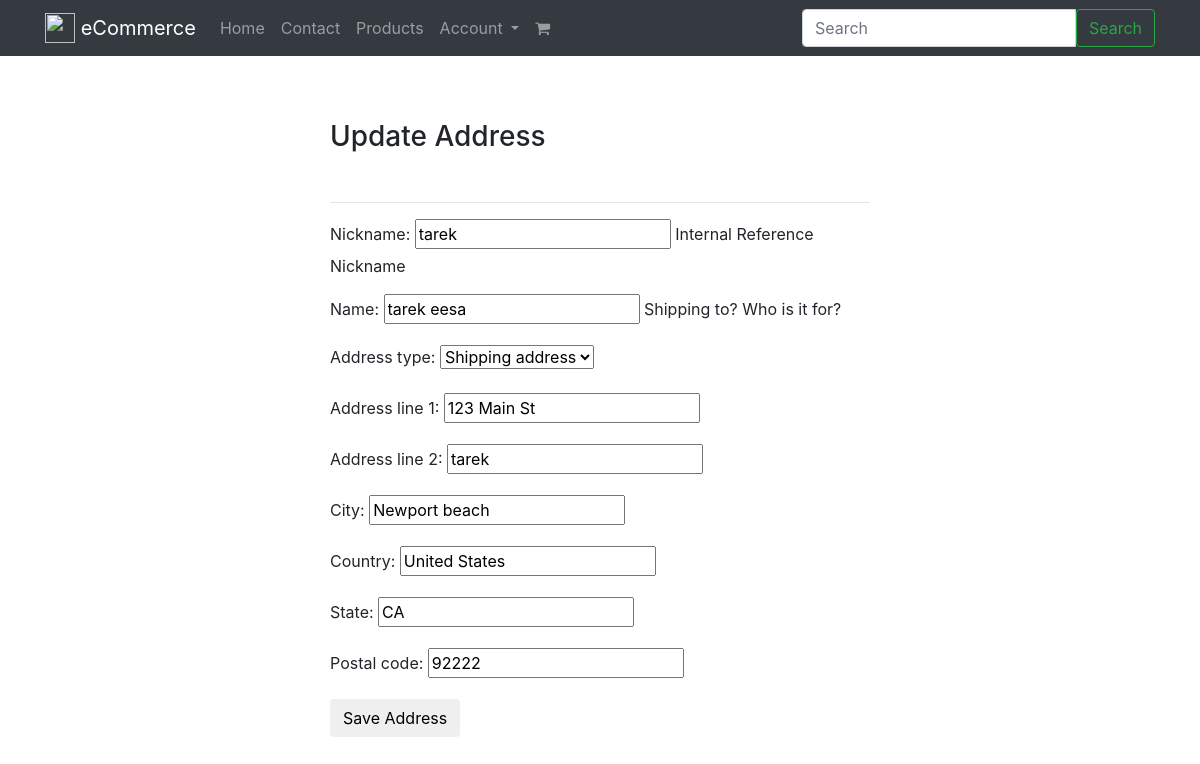
Screenshot of /addresses/23/ (signed in) with the database file from the repository.
### addresses/models.py (models this page shows, shortened)
class Address(models.Model):
    billing_profile = models.ForeignKey(BillingProfile,on_delete=models.CASCADE)
    name            = models.CharField(max_length=120, null=True, blank=True, help_text='Shipping to? Who is it for?')
    nickname        = models.CharField(max_length=120, null=True, blank=True, help_text='Internal Reference Nickname')
    address_type    = models.CharField(max_length=120, choices=ADDRESS_TYPES)
    address_line_1  = models.CharField(max_length=120)
    address_line_2  = models.CharField(max_length=120, null=True, blank=True)
    city            = models.CharField(max_length=120)
    country         = models.CharField(max_length=120, default='United States of America')
    state           = models.CharField(max_length=120)
    postal_code     = models.CharField(max_length=120)

### addresses/views.py (the view)
# urls.py: url(r'^addresses/(?P<pk>\d+)/$', AddressUpdateView.as_view(), name='address-update'),
class AddressUpdateView(LoginRequiredMixin, UpdateView):
    template_name = 'addresses/update.html'
    form_class = AddressForm
    success_url = '/addresses'
    def get_queryset(self):
        request = self.request
        billing_profile, billing_profile_created = BillingProfile.objects.new_or_get(request)
        return Address.objects.filter(billing_profile=billing_profile)

### addresses/forms.py
class AddressForm(forms.ModelForm):
    class Meta:
        model = Address
        fields = [
            'nickname',
            'name',
            'address_type',
            'address_line_1',
            'address_line_2',
            'city',
            'country',
            'state',
            'postal_code'
        ]

### billing/models.py (called while the page is built)
    def new_or_get(self, request):
        user = request.user
        guest_email_id = request.session.get('guest_email_id')
        created = False
        obj = None
        if user.is_authenticated:
            obj, created = self.model.objects.get_or_create(
                            user=user, email=user.email)
        elif guest_email_id is not None:
            'guest user checkout; auto reloads payment stuff'
            guest_email_obj = GuestEmail.objects.get(id=guest_email_id)
            obj, created = self.model.objects.get_or_create(
                                            email=guest_email_obj.email)
        else:
            pass
        return obj, created

### addresses/templates/addresses/update.html
{% extends "base.html" %}
{% block content %}
<div class='row'>
    <div class='col-10 mx-auto col-md-6 '>
        {% if form.instance.address_line_1  %}
        <h3 class='my-5'>Update Address</h3>
        {% else %}
        <h3 class='my-5'>Create Address</h3>
        {% endif %}
        <hr>
    <form method='POST' action=''> {% csrf_token %}
      {{ form.as_p }}
      <button type='submit' class='btn btn-default'>Save Address</button>
    </form>
    </div>
</div>
{% endblock %}

### rows the page displays
Address: nickname "tarek", name "tarek eesa", address_type "Shipping address", address_line_1 "123 Main St", address_line_2 "tarek", city "Newport beach", country "United States", state "CA", postal_code "92222"

### other values shown
{{ brand_name }} "eCommerce"
